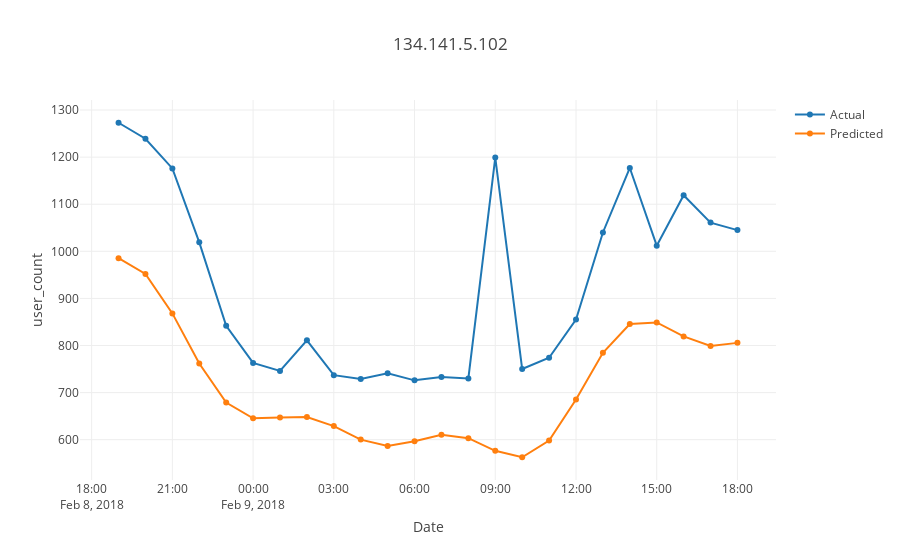

Notebook cell for this chart:
### Code cell
tt = prophet_df[prophet_df.source=='134.141.5.102']
plot_test1(tt.ds,tt.y,tt.yhat,'134.141.5.102')
